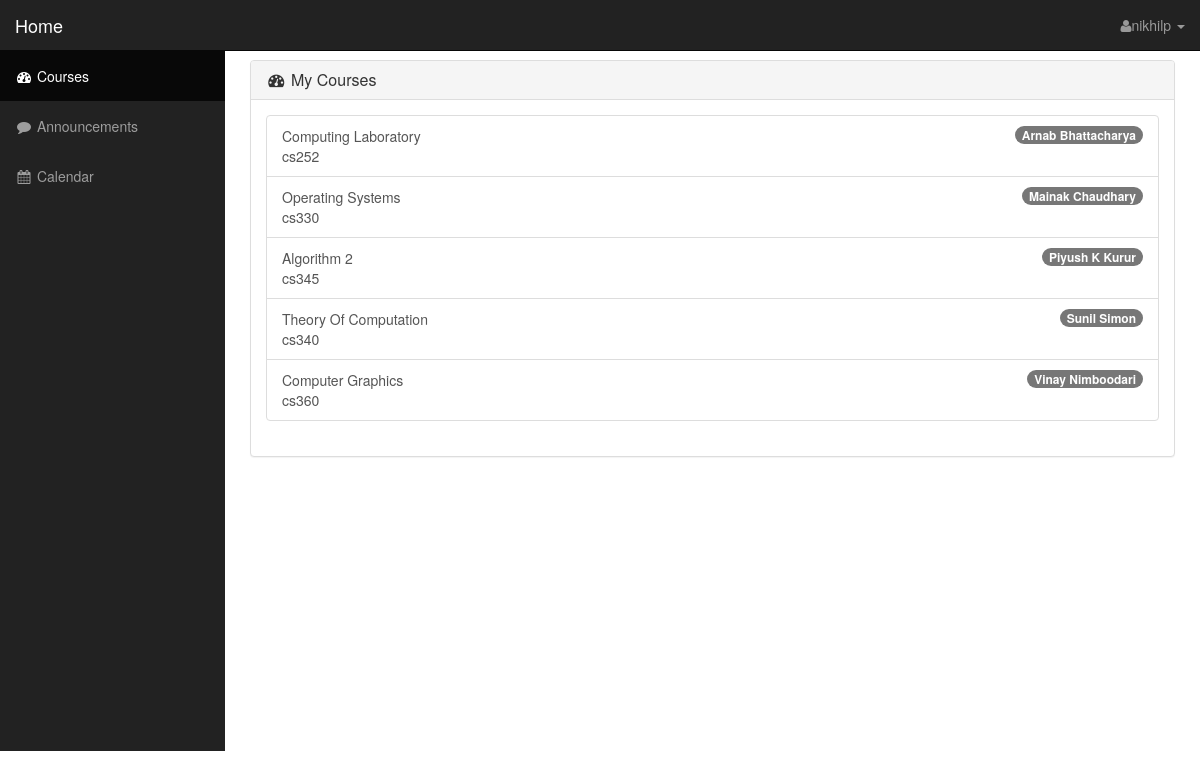
Page /student_main.php (signed in) on the committed database.
### tables this page shows
CREATE TABLE IF NOT EXISTS `course_instructor` (
  `instructor_name` varchar(255) NOT NULL,
  `instructor_username` varchar(255) NOT NULL,
  `course_name` varchar(255) NOT NULL,
  `course_code` varchar(255) NOT NULL,
  `no_of_ta` int(255) NOT NULL,
  `test1_weightage` int(100) NOT NULL DEFAULT '0',
  `test1_date` date DEFAULT NULL,
  `test2_weightage` int(100) NOT NULL DEFAULT '0',
  `test2_date` date DEFAULT NULL,
  `test3_weightage` int(100) NOT NULL DEFAULT '0',
  `test3_date` date DEFAULT NULL,
  `test4_weightage` int(100) NOT NULL DEFAULT '0',
  `test4_date` date DEFAULT NULL,
  `test5_weightage` int(100) NOT NULL DEFAULT '0',
  `test5_date` date DEFAULT NULL,
  `assignment1_weightage` int(100) NOT NULL DEFAULT '0',
  `assignment1_date` date DEFAULT NULL,
  `assignment2_weightage` int(100) NOT NULL DEFAULT '0',
  `assignment2_date` date DEFAULT NULL,
  `assignment3_weightage` int(100) NOT NULL DEFAULT '0',
  `assignment3_date` date DEFAULT NULL,
  `assignment4_weightage` int(100) NOT NULL DEFAULT '0',
  `assignment4_date` date DEFAULT NULL,
  `assignment5_weightage` int(100) NOT NULL DEFAULT '0',
  `assignment5_date` date DEFAULT NULL,
  `mid_sem_weightage` int(100) NOT NULL DEFAULT '0',
  `mid_sem_date` date DEFAULT NULL,
  `end_sem_weightage` int(100) NOT NULL DEFAULT '0',
  `end_sem_date` date DEFAULT NULL,
  PRIMARY KEY (`instructor_name`,`course_code`)
);

### student_main.php (the view, shortened to what this page needs)
<!DOCTYPE html>
<html lang="en">
<head>
    <link href="css/bootstrap.min.css" rel="stylesheet">
    <link href="css/sb-admin.css" rel="stylesheet">
    <link href="css/plugins/morris.css" rel="stylesheet">
    <link href="font-awesome-4.1.0/css/font-awesome.min.css" rel="stylesheet" type="text/css">
</head>
<body>
    <div id="wrapper">
        <nav class="navbar navbar-inverse navbar-fixed-top" role="navigation">
            <div class="navbar-header">
                <a class="navbar-brand" href="student_main.php">Home</a>
            </div>
            <ul class="nav navbar-right top-nav">
                <li class="dropdown">
                    <a href="#" class="dropdown-toggle" data-toggle="dropdown"><i class="fa fa-user"></i><?php
                    echo $_SESSION["username"];
                    ?>
                     <b class="caret"></b></a>
                </li>
            </ul>
            <div class="collapse navbar-collapse navbar-ex1-collapse">
                <ul class="nav navbar-nav side-nav">
                    <li class="active">
                        <a href="student_main.php"><i class="fa fa-fw fa-dashboard"></i> Courses</a>
                    </li>
                    <li>
                        <a href="announcement.php"><i class="fa fa-fw fa-comment"></i> Announcements</a>
                    </li>
                    <li>
                        <a href="calendar.html"><i class="fa fa-fw fa-calendar"></i> Calendar</a>
                    </li>
                </ul>
            </div>
        </nav>
        <div id="page-wrapper">
            <div class="container-fluid">
                <div class="row">
                    <div class="col-lg-12">
                        <div class="panel panel-default">
                            <div class="panel-heading">
                                <h3 class="panel-title"><i class="fa fa-fw fa-dashboard"></i> My Courses</h3>
                            </div>
                            <div class="panel-body">
                                <div class="list-group">
                                <?php
                                $servername = "localhost";
                                $username = "root";
                                $password = "root";
                                $dbname = "cs252";
                                $conn = new mysqli($servername, $username, $password, $dbname);
                                $sql = "SELECT course_code , instructor_name , course_name FROM course_instructor";
                                $result = $conn->query($sql);
                                if ($result->num_rows > 0)
                                {
                                    while($row = $result->fetch_assoc())
                                    {
                                        $sql_new = "SELECT student_username FROM " . $row['course_code'] ." WHERE student_username='".$_SESSION['username']."'";
                                        $result_new = $conn->query($sql_new);
                                        if($result_new->num_rows == 1)
                                        {
                                            $name=$row['course_code'];
                                            echo '<a href="'.$name.'.php" class="list-group-item"><span class="badge">'
                                            .$row['instructor_name'].'</span>'
                                            .$row['course_name'].'<br>'.$name.'</a>';
                                        }
                                    }
                                }
                                ?>
                                </div>
                            </div>
                        </div>
                    </div>
                </div>
            </div>
        </div>
    </div>
</body>
</html>

### css/sb-admin.css (style rules this page uses)
body { margin-top: 100px; background-color: #fff; }
@media (min-width:768px) { body { margin-top: 50px; } }
#wrapper { padding-left: 0; }
#page-wrapper { width: 100%; padding: 0; background-color: #fff; }
@media (min-width:768px) { #wrapper { padding-left: 225px; } }
@media (min-width:768px) { #page-wrapper { padding: 10px; } }
.top-nav { padding: 0 15px; }
.top-nav>li { display: inline-block; float: left; }
.top-nav>li>a { padding-top: 15px; padding-bottom: 15px; line-height: 20px; color: #999; }
@media (min-width:768px) { .side-nav { position: fixed; top: 51px; left: 225px; width: 225px; margin-left: -225px; border: none; border-radius: 0; overflow-y: auto; background-color: #222; height:700px; } }
@media (min-width:768px) { .side-nav>li>a { width: 225px; } }

### rows in the picture
course_instructor: instructor_name "Arnab Bhattacharya", course_name "Computing Laboratory", course_code "cs252"
course_instructor: instructor_name "Mainak Chaudhary", course_name "Operating Systems", course_code "cs330"
course_instructor: instructor_name "Piyush K Kurur", course_name "Algorithm 2", course_code "cs345"
course_instructor: instructor_name "Sunil Simon", course_name "Theory Of Computation", course_code "cs340"
course_instructor: instructor_name "Vinay Nimboodari", course_name "Computer Graphics", course_code "cs360"

### other values in the picture
$_SESSION["username"] "nikhilp"
